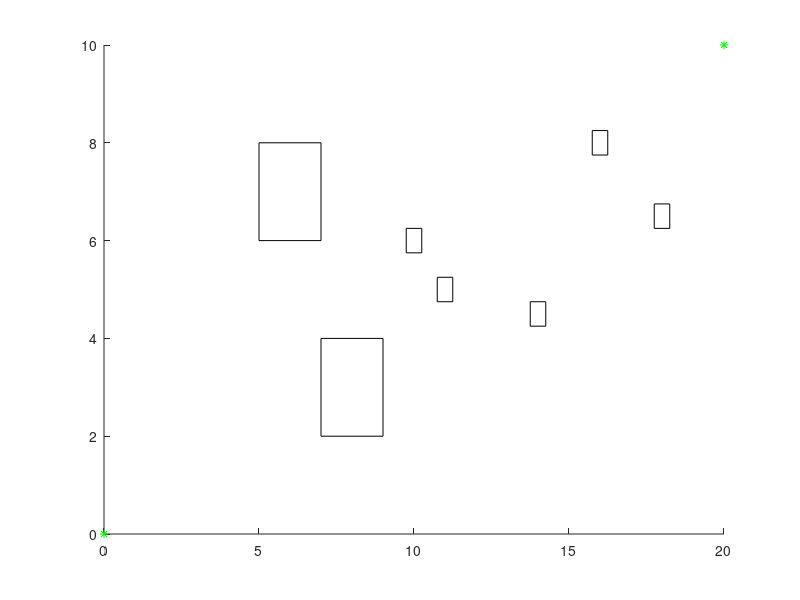

Source code (MATLAB): (Note: this script raises an error after producing the figure.)
clear all
clc
%% Constant definition
% Configuration space size
X_DIM = 20;
Y_DIM = 10;
% Vehicle size
l = 0.48;
% Initial point
q_init = [0, 0];
% Goal point
q_goal = [20, 10];
% Walk distance
delta_d = .5;
% Distance tolerance
epsilon = 1;
% Size of obstacle list
obs_size = 7;
% Obstacle length size list, 2 size
obs_size_list = [ 0.5, 2];

%% Obstacle list
% Model obstacle as a square
% format: [x, y, l]
%          x. y: center
%          l: side length 
obs_list = [ 8,   3, obs_size_list(2);
             6,   7, obs_size_list(2);
            11,   5, obs_size_list(1);
            10,   6, obs_size_list(1);
            14, 4.5, obs_size_list(1);
            16,   8, obs_size_list(1);
            18, 6.5, obs_size_list(1)];
        
%% Display
axis([q_init(1), X_DIM, q_init(2), Y_DIM]);
hold on
% Plot obstacle, color: black
for i= 1:obs_size
    plot([obs_list(i,1) - obs_list(i,3)/2, obs_list(i, 1) + obs_list(i,3)/2], [obs_list(i,2) - obs_list(i,3)/2, obs_list(i,2) - obs_list(i,3)/2], 'k');
    plot([obs_list(i,1) + obs_list(i,3)/2, obs_list(i, 1) + obs_list(i,3)/2], [obs_list(i,2) - obs_list(i,3)/2, obs_list(i,2) + obs_list(i,3)/2], 'k');
    plot([obs_list(i,1) + obs_list(i,3)/2, obs_list(i, 1) - obs_list(i,3)/2], [obs_list(i,2) + obs_list(i,3)/2, obs_list(i,2) + obs_list(i,3)/2], 'k');
    plot([obs_list(i,1) - obs_list(i,3)/2, obs_list(i, 1) - obs_list(i,3)/2], [obs_list(i,2) + obs_list(i,3)/2, obs_list(i,2) - obs_list(i,3)/2], 'k');
end
% Initial point, color: green
plot(q_init(1), q_init(2), '*g')
% Goal point, color: green
plot(q_goal(1), q_goal(2), '*g')

%% RRT Process
tic
% q_list: node list, 1:2 -> position, 3: parent
% q_init: origin position
% q_goal: goal position
% q_rand: position generated randomly in configuration space
% q_near: new q generated after obstacle checker
q_near = q_init;
% q list
q_size = 1;
q_list(1, 1:2) = q_init;
q_list(1, 3) = 1; % First node, with parent index 1
index = 1;
while (norm(q_goal - q_near) > epsilon)
    % Generate random position in configuration space
    q_rand = [rand* X_DIM, rand * Y_DIM];
    % Plot q_rand, color: red
    %plot(q_rand(1), q_rand(2), '*r')
    [q_near, index] = near(q_list, q_rand, delta_d);
    % check bound, make sure node won't exceed the configuration space
    if(q_near(1) > X_DIM) 
        q_near(1) = X_DIM;
    end
    if(q_near(1) < 0)
        q_near(1) = 0;
    end
    if(q_near(2) > Y_DIM) 
        q_near(2) = Y_DIM;
    end
    if(q_near(2) < 0)
        q_near(2) = 0;
    end
    %plot([q_list(index, 1), q_rand(1)], [q_list(index, 2), q_rand(2)], '--k')
    if(is_hit_constrain(q_list(index, 1:2), q_near, l+0.2, obs_size, obs_list) == 0) % Does not hit the constrain
        % q_size += 1
        q_size = q_size + 1;
        % Append new point to q_list
        q_list(q_size, 1:2) = q_near;
        q_list(q_size, 3) = index; % Parent node index
        % Update plot
        line([q_list(index, 1), q_near(1)], [q_list(index, 2), q_near(2)]);
        plot(q_near(1),q_near(2), '*b')
        drawnow
    end
    
end
%% Find path via inverse tracking
% Process:
% child <- q_size
% parent <- q_list(q_size,3)
% while (child != 1):
%   plot line between child node and parent node
%   waypoint_size += 1
%   waypoint_index_list.append(parent)
%   temp = parent
%   parent = q_list(temp, 3)
%   child = parent
waypoint_size = 1;
waypoint_index_list = [q_size]; % Last node as first element
child_index = q_size;
parent_index = q_list(q_size,3);
while(child_index ~= 1)
    plot([q_list(child_index, 1), q_list(parent_index, 1)],[q_list(child_index, 2), q_list(parent_index, 2)], 'r')
    theta = atan2(q_list(child_index, 2) - q_list(parent_index, 2), q_list(child_index, 1) - q_list(parent_index, 1));
    % Plot vehicle
    plot([l/2*cos(theta)+l/2*sin(theta)+q_list(parent_index, 1), l/2*cos(theta)-l/2*sin(theta)+q_list(parent_index, 1)],[l/2*sin(theta)-l/2*cos(theta)+q_list(parent_index, 2), l/2*sin(theta)+l/2*cos(theta)+q_list(parent_index, 2)], 'r')
    plot([-l/2*cos(theta)+l/2*sin(theta)+q_list(parent_index, 1), -l/2*cos(theta)-l/2*sin(theta)+q_list(parent_index, 1)],[-l/2*sin(theta)-l/2*cos(theta)+q_list(parent_index, 2), -l/2*sin(theta)+l/2*cos(theta)+q_list(parent_index, 2)], 'r')
    plot([l/2*cos(theta)-l/2*sin(theta)+q_list(parent_index, 1), -l/2*cos(theta)-l/2*sin(theta)+q_list(parent_index, 1)],[l/2*sin(theta)+l/2*cos(theta)+q_list(parent_index, 2), -l/2*sin(theta)+l/2*cos(theta)+q_list(parent_index, 2)], 'r')
    plot([l/2*cos(theta)+l/2*sin(theta)+q_list(parent_index, 1), -l/2*cos(theta)+l/2*sin(theta)+q_list(parent_index, 1)],[l/2*sin(theta)-l/2*cos(theta)+q_list(parent_index, 2), -l/2*sin(theta)-l/2*cos(theta)+q_list(parent_index, 2)], 'r')
    waypoint_size = waypoint_size + 1;
    waypoint_index_list(waypoint_size) = parent_index;
    temp = parent_index;
    parent_index = q_list(temp, 3);
    child_index = temp;
    drawnow
end

waypoint_list = zeros(waypoint_size, 2);
for i=fliplr(1:waypoint_size)
    waypoint_list(waypoint_size+1-i, :) = q_list(waypoint_index_list(i), 1:2)
end
toc
waypoint_size
waypoint_list
